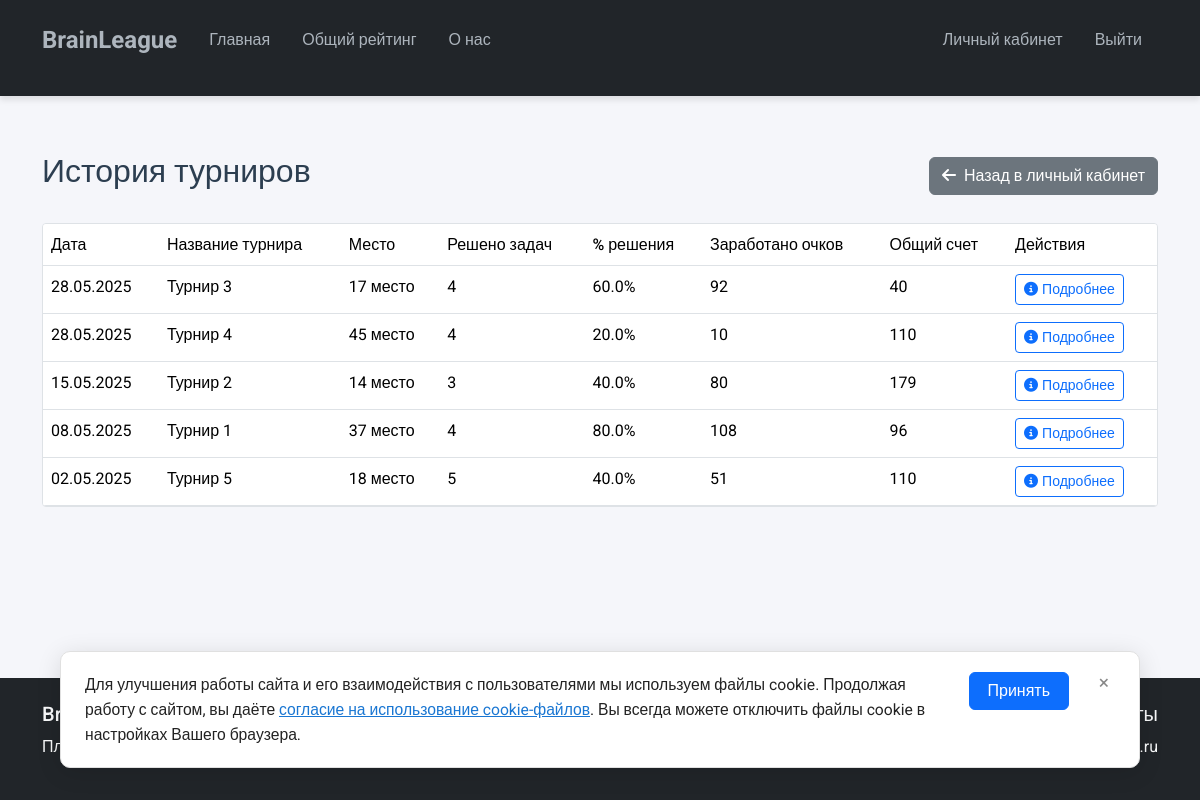
The app's page /tournament/history (signed in), older data.
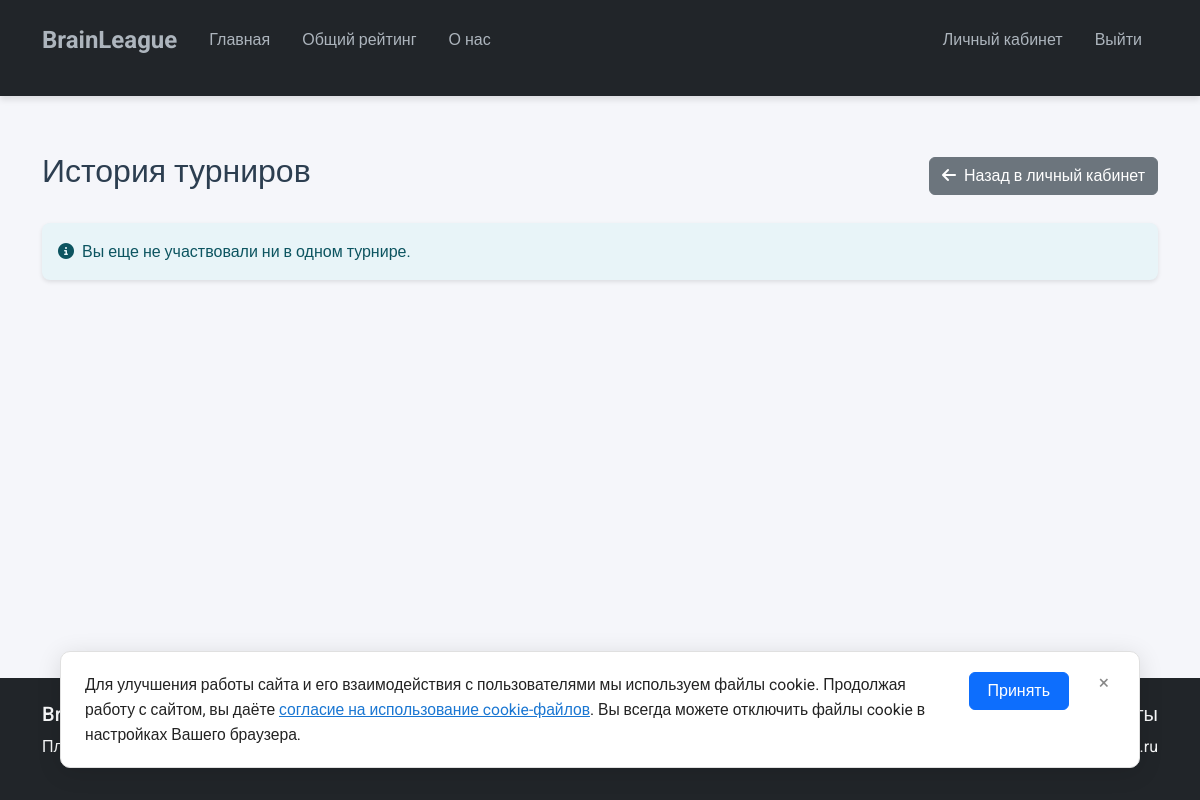
The same page, newer data.
### app.py (models this page shows)
class Tournament(db.Model):
    id = db.Column(db.Integer, primary_key=True)
    title = db.Column(db.String(200), nullable=False)
    description = db.Column(db.Text, nullable=False)
    rules = db.Column(db.Text, nullable=False)  # Добавляем поле для правил
    image = db.Column(db.String(200))
    start_date = db.Column(db.DateTime, nullable=False)
    duration = db.Column(db.Integer, nullable=False)  # в минутах
    is_active = db.Column(db.Boolean, default=False)
    status = db.Column(db.String(20), default='pending')  # pending, started, finished
    created_at = db.Column(db.DateTime, default=datetime.utcnow)
    updated_at = db.Column(db.DateTime, default=datetime.utcnow, onupdate=datetime.utcnow)
    participants = db.relationship('User',
                                 secondary='tournament_participation',
                                 back_populates='tournaments',
                                 lazy='dynamic',
                                 overlaps="tournament_participations")
    participations = db.relationship('TournamentParticipation',
                                   back_populates='tournament',
                                   overlaps="participants,tournaments")

### app.py (the view)
@app.route('/tournament/history')
@login_required
def tournament_history():
    if current_user.is_admin:
        flash('Администраторы не могут участвовать в турнирах', 'warning')
        return redirect(url_for('home'))
    page = request.args.get('page', 1, type=int)
    per_page = 10  # количество записей на странице
    tournaments_query = db.session.query(
        Tournament,
        TournamentParticipation.score,
        TournamentParticipation.place,
        func.count(SolvedTask.id).label('solved_tasks'),
        func.sum(case((SolvedTask.is_correct == True, Task.points), else_=0)).label('earned_points'),
        func.count(case((SolvedTask.is_correct == True, 1))).label('correct_tasks'),
        func.count(Task.id).label('total_tasks')
    ).join(
        TournamentParticipation,
        Tournament.id == TournamentParticipation.tournament_id
    ).outerjoin(
        Task,
        Tournament.id == Task.tournament_id
    ).outerjoin(
        SolvedTask,
        (Task.id == SolvedTask.task_id) & (SolvedTask.user_id == current_user.id)
    ).filter(
        TournamentParticipation.user_id == current_user.id
    ).group_by(
        Tournament.id,
        TournamentParticipation.score,
        TournamentParticipation.place
    ).order_by(
        Tournament.start_date.desc()
    )
    tournaments = tournaments_query.paginate(page=page, per_page=per_page, error_out=False)
    tournament_list = []
    for tournament, score, place, solved_tasks, earned_points, correct_tasks, total_tasks in tournaments.items:
        success_rate = round((correct_tasks or 0) / (total_tasks or 1) * 100, 1)
        tournament_list.append({
            'id': tournament.id,
            'name': tournament.title,
            'start_date': tournament.start_date,
            'solved_tasks': solved_tasks or 0,
            'earned_points': earned_points or 0,
            'score': score or 0,
            'place': place,
            'success_rate': success_rate
        })
    return render_template('tournament_history.html',
                         tournaments=tournament_list,
                         pagination=tournaments)

### app.py (called while the page is built)
def update_user_activity():
    session['last_activity'] = datetime.utcnow().isoformat()
    session.permanent = True

def check_user_activity():
    last_activity = session.get('last_activity')
    if not last_activity:
        return False
    last_activity = datetime.fromisoformat(last_activity)
    if datetime.utcnow() - last_activity > timedelta(days=1):
        session.clear()
        return False
    return True

@app.before_request
def before_request():
    thread_local.db = db.create_scoped_session()
    update_tournament_status()
    if current_user.is_authenticated:
        if not check_user_activity():
            logout_user()
            flash('Ваша сессия была завершена из-за длительного отсутствия активности', 'warning')
            return redirect(url_for('login'))
        update_user_activity()

@app.teardown_request
def teardown_request(exception=None):
    if hasattr(thread_local, 'db'):
        thread_local.db.remove()

@app.teardown_appcontext
def shutdown_session(exception=None):
    db.session.remove()

@login_manager.user_loader
def load_user(user_id):
    return User.query.get(int(user_id))

def update_tournament_status():
    now = datetime.utcnow() + timedelta(hours=3)  # Московское время
    tournaments = Tournament.query.filter(Tournament.status != 'finished').all()
    for tournament in tournaments:
        if tournament.start_date <= now and now <= tournament.start_date + timedelta(minutes=tournament.duration):
            tournament.status = 'started'
        elif now > tournament.start_date + timedelta(minutes=tournament.duration):
            tournament.status = 'finished'
    db.session.commit()

@app.after_request
def after_request(response):
    if response.status_code == 200 and request.endpoint in ['submit_answer', 'buy_tickets', 'use_tickets']:
        update_category_ranks()
    return response

### templates/tournament_history.html (shortened to what this page needs)
{% extends "base.html" %}
{% block content %}
<div class="container mt-4">
    <div class="d-flex justify-content-between align-items-center mb-4">
        <h2>История турниров</h2>
        <a href="{{ url_for('profile') }}" class="btn btn-secondary">
            <i class="fas fa-arrow-left me-2"></i>Назад в личный кабинет
        </a>
    </div>
    {% if tournaments %}
    <div class="rating-table-container">
        <table class="table table-hover">
            <thead>
                <tr>
                    <th>Дата</th>
                    <th>Название турнира</th>
                    <th>Место</th>
                    <th>Решено задач</th>
                    <th>% решения</th>
                    <th>Заработано очков</th>
                    <th>Общий счет</th>
                    <th>Действия</th>
                </tr>
            </thead>
            <tbody>
                {% for tournament in tournaments %}
                <tr>
                    <td>{{ tournament.start_date.strftime('%d.%m.%Y') }}</td>
                    <td>{{ tournament.name }}</td>
                    <td>
                        {% if tournament.place %}
                            {{ tournament.place }} место
                        {% else %}
                            -
                        {% endif %}
                    </td>
                    <td>{{ tournament.solved_tasks }}</td>
                    <td>{{ tournament.success_rate }}%</td>
                    <td>{{ tournament.earned_points }}</td>
                    <td>{{ tournament.score }}</td>
                    <td>
                        <a href="{{ url_for('tournament_results', tournament_id=tournament.id) }}" class="btn btn-sm btn-outline-primary">
                            <i class="fas fa-info-circle me-1"></i>Подробнее
                        </a>
                    </td>
                </tr>
                {% endfor %}
            </tbody>
        </table>
    </div>
    {% else %}
    <div class="alert alert-info">
        <i class="fas fa-info-circle me-2"></i>Вы еще не участвовали ни в одном турнире.
    </div>
    {% endif %}
</div>
{% endblock %}

### templates/base.html (shortened to what this page needs)
<!DOCTYPE html>
<html lang="ru">
<head>
    <link href="https://cdn.jsdelivr.net/npm/bootstrap@5.3.2/dist/css/bootstrap.min.css" rel="stylesheet">
    <link rel="stylesheet" href="{{ url_for('static', filename='css/style.css') }}">
    <link rel="stylesheet" href="https://cdn.jsdelivr.net/npm/bootstrap-icons@1.11.1/font/bootstrap-icons.css">
    <link rel="stylesheet" href="https://cdnjs.cloudflare.com/ajax/libs/font-awesome/6.4.0/css/all.min.css">
</head>
<body>
    <nav class="navbar navbar-expand-lg navbar-dark bg-dark">
        <div class="container">
            <a class="navbar-brand" href="{{ url_for('home') }}">BrainLeague</a>
            <div class="collapse navbar-collapse" id="navbarNav">
                <ul class="navbar-nav me-auto">
                    <li class="nav-item">
                        <a class="nav-link" href="{{ url_for('home') }}">Главная</a>
                    </li>
                    <li class="nav-item">
                        <a class="nav-link" href="{{ url_for('rating') }}">Общий рейтинг</a>
                    </li>
                    <li class="nav-item">
                        <a class="nav-link" href="{{ url_for('about') }}">О нас</a>
                    </li>
                </ul>
                <ul class="navbar-nav">
                    {% if current_user.is_authenticated %}
                        {% if current_user.is_admin %}
                            <li class="nav-item">
                                <a class="nav-link" href="{{ url_for('admin_dashboard') }}">Панель администратора</a>
                            </li>
                        {% else %}
                            <li class="nav-item">
                                <a class="nav-link" href="{{ url_for('profile') }}">Личный кабинет</a>
                            </li>
                        {% endif %}
                        <li class="nav-item">
                            <a class="nav-link" href="{{ url_for('logout') }}">Выйти</a>
                        </li>
                    {% endif %}
                </ul>
            </div>
        </div>
    </nav>
    <main>
        {% block content %}{% endblock %}
    </main>
    <footer class="bg-dark text-light">
        <div class="container py-4">
            <div class="row">
                <div class="col-md-6">
                    <h5>BrainLeague</h5>
                    <p>Платформа для проведения онлайн-турниров</p>
                </div>
                <div class="col-md-6 text-md-end">
                    <h5>Контакты</h5>
                    <p>Email: info@school-tournaments.ru</p>
                </div>
            </div>
        </div>
    </footer>
    <div class="cookie-banner" id="cookieBanner" style="display:none;">
        <div class="cookie-banner__text">
            Для улучшения работы сайта и его взаимодействия с пользователями мы используем файлы cookie. Продолжая работу с сайтом, вы даёте <a href="#" target="_blank">согласие на использование cookie-файлов</a>. Вы всегда можете отключить файлы cookie в настройках Вашего браузера.
        </div>
        <button class="btn btn-primary cookie-banner__btn" id="acceptCookiesBtn">Принять</button>
        <button class="cookie-banner__close" id="closeCookieBanner" title="Закрыть">&times;</button>
    </div>
</body>
</html>

### static/css/style.css (style rules this page uses)
:root { --primary-color: #4a90e2; --secondary-color: #2c3e50; --accent-color: #e74c3c; --success-color: #2ecc71; --warning-color: #f1c40f; --danger-color: #e74c3c; --light-bg: #f8f9fa; --dark-bg: #2c3e50; --text-color: #2c3e50; --text-light: #7f8c8d; --border-radius: 10px; --box-shadow: 0 4px 6px rgba(0, 0, 0, 0.1); --transition: all 0.3s ease; }
body { font-family: 'Roboto', sans-serif; color: var(--text-color); background-color: #f5f6fa; line-height: 1.6; min-height: 100vh; display: flex; flex-direction: column; }
h1, h2, h3, h4, h5, h6 { font-family: 'Roboto', sans-serif; font-weight: 500; }
main { flex: 1; display: flex; padding: 2rem 0; }
.container { padding-bottom: 1rem; }
.navbar { background-color: white; box-shadow: var(--box-shadow); padding: 1rem 0; }
.navbar-brand { font-weight: 700; color: #adb5bd !important; font-size: 1.5rem; }
.nav-link { color: #adb5bd !important; font-weight: 500; transition: var(--transition); padding: 0.5rem 1rem !important; border-radius: var(--border-radius); }
footer { margin-top: auto; }
.alert { border: none; border-radius: 8px; padding: 1rem; margin-bottom: 1.5rem; box-shadow: 0 2px 4px rgba(0, 0, 0, 0.1); }
.alert-info { background-color: #cff4fc; color: #055160; }
body { font-family: 'Roboto', sans-serif; min-height: 100vh; display: flex; flex-direction: column; }
main { flex: 1; }
.btn { transition: all 0.3s ease; }
.alert-info { background-color: #e8f4f8; border-color: #bee5eb; color: #0c5460; }

### templates/base.html (style rules this page uses)
.cookie-banner { position: fixed; left: 50%; bottom: 32px; transform: translateX(-50%); z-index: 2000; width: 90vw; max-width: 1200px; min-width: 320px; background: #fff; box-shadow: 0 4px 24px rgba(0,0,0,0.12); border-radius: 10px; padding: 20px 24px 20px 24px; display: flex; align-items: flex-start; gap: 16px; font-size: 1rem; color: #222; border: 1px solid #e0e0e0; }
.cookie-banner__text { flex: 1 1 auto; font-size: 0.98rem; }
.cookie-banner__text a { color: #1976d2; text-decoration: underline; }
.cookie-banner__btn { white-space: nowrap; min-width: 100px; }
.cookie-banner__close { background: none; border: none; font-size: 1.2rem; color: #888; margin-left: 8px; cursor: pointer; line-height: 1; }

Row changes from the older to the newer data that the page shows:
removed Tournament: start_date "28.05.2025", name "Турнир 3", place "17", solved_tasks "4", success_rate "60.0", earned_points "92", score "40"
removed Tournament: start_date "28.05.2025", name "Турнир 4", place "45", solved_tasks "4", success_rate "20.0", earned_points "10", score "110"
removed Tournament: start_date "15.05.2025", name "Турнир 2", place "14", solved_tasks "3", success_rate "40.0", earned_points "80", score "179"
removed Tournament: start_date "08.05.2025", name "Турнир 1", place "37", solved_tasks "4", success_rate "80.0", earned_points "108", score "96"
removed Tournament: start_date "02.05.2025", name "Турнир 5", place "18", solved_tasks "5", success_rate "40.0", earned_points "51", score "110"
Text that changed along with them:
text no longer shown: "Дата Название турнира Место Решено задач % решения Заработано очков Общий счет Действия"
text now shown: "Вы еще не участвовали ни в одном турнире."
